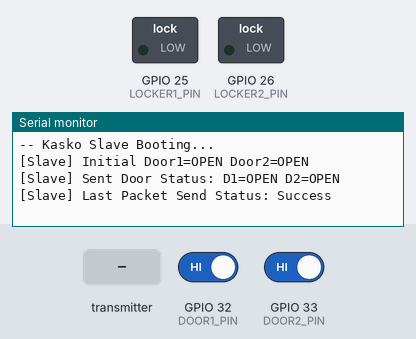
Bench run of a sketch on a simulated ESP32. On the bench: switched loads named in the sketch (green lamp = pin HIGH), the last lines printed to the serial monitor. Inputs (shaded band) come from the test bench; at power-on: GPIO 32 (DOOR1_PIN) HIGH, GPIO 33 (DOOR2_PIN) HIGH.

Above: at 1.7 s.
1.8 s: GPIO 32 (DOOR1_PIN) driven LOW
At 2.7 s:
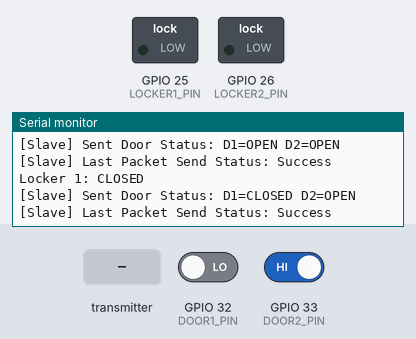
3.3 s: GPIO 33 (DOOR2_PIN) driven LOW
At 3.9 s:
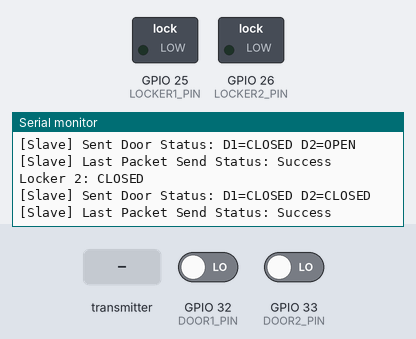
4.8 s: the transmitter starts sending command = 0
At 5.11 s:
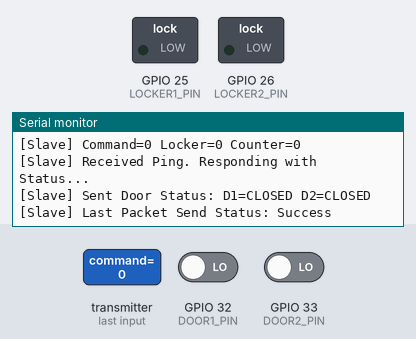
6.3 s: GPIO 32 (DOOR1_PIN) driven HIGH
At 6.61 s:
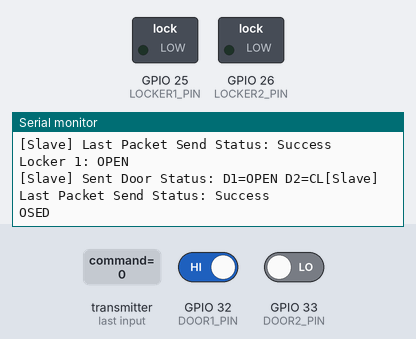
7.8 s: GPIO 32 (DOOR1_PIN) driven LOW and GPIO 33 (DOOR2_PIN) driven HIGH
At 8.12 s:
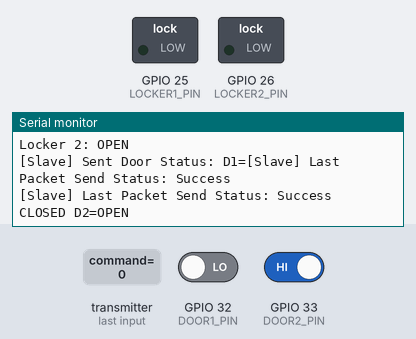
9.3 s: GPIO 32 (DOOR1_PIN) driven HIGH and GPIO 33 (DOOR2_PIN) driven LOW
At 9.63 s:
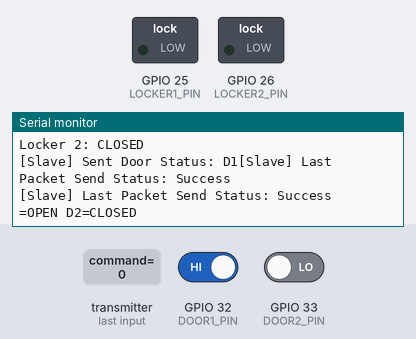

The sketch:

Slave_ESP32_Locker.ino
```cpp
/* Kasko Lock - Slave (Full Integration, FINAL VERSION) */

#include <WiFi.h>
#include <esp_now.h>
#include <esp_idf_version.h>

// --- Door sensor pins (reed switches) ---
#define DOOR1_PIN 32
#define DOOR2_PIN 33

// --- Locker outputs (simulate lock/unlock relay/servo) ---
#define LOCKER1_PIN 25
#define LOCKER2_PIN 26

// Track last states
int lastDoor1 = HIGH;
int lastDoor2 = HIGH;

// ESP-NOW data structs (MUST MATCH MASTER)
typedef struct { uint8_t command; uint8_t locker; uint32_t counter; } ENSMsg;
typedef struct { uint8_t door1; uint8_t door2; uint32_t uptime; } ENSStatus;

// ❗ CORRECTED MASTER MAC ADDRESS: 0x80, 0xF3, 0xDA, 0x53, 0x79, 0x10
uint8_t masterMac[6] = {0x80, 0xF3, 0xDA, 0x53, 0x79, 0x10};

// --- Send callback ---
#if ESP_IDF_VERSION >= ESP_IDF_VERSION_VAL(5, 0, 0)
void OnDataSent(const esp_now_send_info_t *info, esp_now_send_status_t status) {
#else
void OnDataSent(const uint8_t *mac_addr, esp_now_send_status_t status) {
#endif
    Serial.print("[Slave] Last Packet Send Status: ");
    Serial.println(status == ESP_NOW_SEND_SUCCESS ? "Success" : "Fail");
}

// --- Send door state update to Master (Used for door change and Ping reply) ---
void sendDoorStatus() {
    ENSStatus status;
    status.door1 = (digitalRead(DOOR1_PIN) == LOW ? 0 : 1);
    status.door2 = (digitalRead(DOOR2_PIN) == LOW ? 0 : 1);
    status.uptime = millis() / 1000;

    esp_err_t result = esp_now_send(masterMac, (uint8_t*)&status, sizeof(status));
    if (result == ESP_OK) {
        Serial.printf("[Slave] Sent Door Status: D1=%s D2=%s\n",
                      status.door1 ? "OPEN" : "CLOSED",
                      status.door2 ? "OPEN" : "CLOSED");
    } else {
        Serial.println("[Slave] Error sending door status!");
    }
}

// --- Receive callback (Handles Ping and Unlock) ---
void OnDataRecv(const esp_now_recv_info *info, const uint8_t *incomingData, int len) {
    if (len == sizeof(ENSMsg)) {
        ENSMsg msg;
        memcpy(&msg, incomingData, sizeof(msg));
        Serial.printf("[Slave] Command=%d Locker=%d Counter=%lu\n", msg.command, msg.locker, msg.counter);

        // 1. Handshake/Ping Command (Command 0)
        if (msg.command == 0) {
            Serial.println("[Slave] Received Ping. Responding with Status...");
            sendDoorStatus(); // Reply immediately to the Master's ping
        }

        // 2. Unlock Command (Command 1)
        else if (msg.command == 1) {
            if (msg.locker == 1) {
                digitalWrite(LOCKER1_PIN, HIGH);
                delay(1000); // 1-second pulse
                digitalWrite(LOCKER1_PIN, LOW);
                Serial.println("[Slave] Locker 1 UNLOCK pulse");
            } else if (msg.locker == 2) {
                digitalWrite(LOCKER2_PIN, HIGH);
                delay(1000); // 1-second pulse
                digitalWrite(LOCKER2_PIN, LOW);
                Serial.println("[Slave] Locker 2 UNLOCK pulse");
            }
        }
    }
}

void setup() {
    Serial.begin(115200);
    delay(500);
    Serial.println("\n-- Kasko Slave Booting...");

    // Door sensors
    pinMode(DOOR1_PIN, INPUT_PULLUP);
    pinMode(DOOR2_PIN, INPUT_PULLUP);

    // Locker outputs
    pinMode(LOCKER1_PIN, OUTPUT);
    pinMode(LOCKER2_PIN, OUTPUT);
    digitalWrite(LOCKER1_PIN, LOW);
    digitalWrite(LOCKER2_PIN, LOW);

    // ESP-NOW setup
    WiFi.mode(WIFI_STA);
    if (esp_now_init() != ESP_OK) {
        Serial.println("[Slave] ESP-NOW init failed!");
        return;
    }
    esp_now_register_send_cb(OnDataSent);
    esp_now_register_recv_cb(OnDataRecv);

    // Add Master as peer
    esp_now_peer_info_t peerInfo = {};
    memcpy(peerInfo.peer_addr, masterMac, 6);
    peerInfo.channel = 0;
    peerInfo.encrypt = false;
    if (esp_now_add_peer(&peerInfo) != ESP_OK) {
        Serial.println("[Slave] Failed to add Master peer!");
        return;
    }

    // Capture and send initial state
    lastDoor1 = digitalRead(DOOR1_PIN);
    lastDoor2 = digitalRead(DOOR2_PIN);
    Serial.printf("[Slave] Initial Door1=%s Door2=%s\n",
                  lastDoor1 == LOW ? "CLOSED" : "OPEN",
                  lastDoor2 == LOW ? "CLOSED" : "OPEN");
    sendDoorStatus();
}

void loop() {
    int d1 = digitalRead(DOOR1_PIN);
    int d2 = digitalRead(DOOR2_PIN);

    // Check for door state change and send update
    if (d1 != lastDoor1) {
        lastDoor1 = d1;
        Serial.printf("Locker 1: %s\n", d1 == LOW ? "CLOSED" : "OPEN");
        sendDoorStatus();
    }

    if (d2 != lastDoor2) {
        lastDoor2 = d2;
        Serial.printf("Locker 2: %s\n", d2 == LOW ? "CLOSED" : "OPEN");
        sendDoorStatus();
    }

    delay(50);
}
```

Measured:
- after the input at 1.8 s, the serial monitor: prints a new line at once (image 1)
- after the input at 3.3 s, the serial monitor: prints a new line at once (image 2)
- after the input at 4.8 s, the serial monitor: prints a new line at once (image 3)
- after the input at 6.3 s, the serial monitor: prints a new line at once (image 4)
- after the input at 7.8 s, the serial monitor: prints a new line at once (image 5)
- after the input at 9.3 s, the serial monitor: prints a new line at once (image 6)
